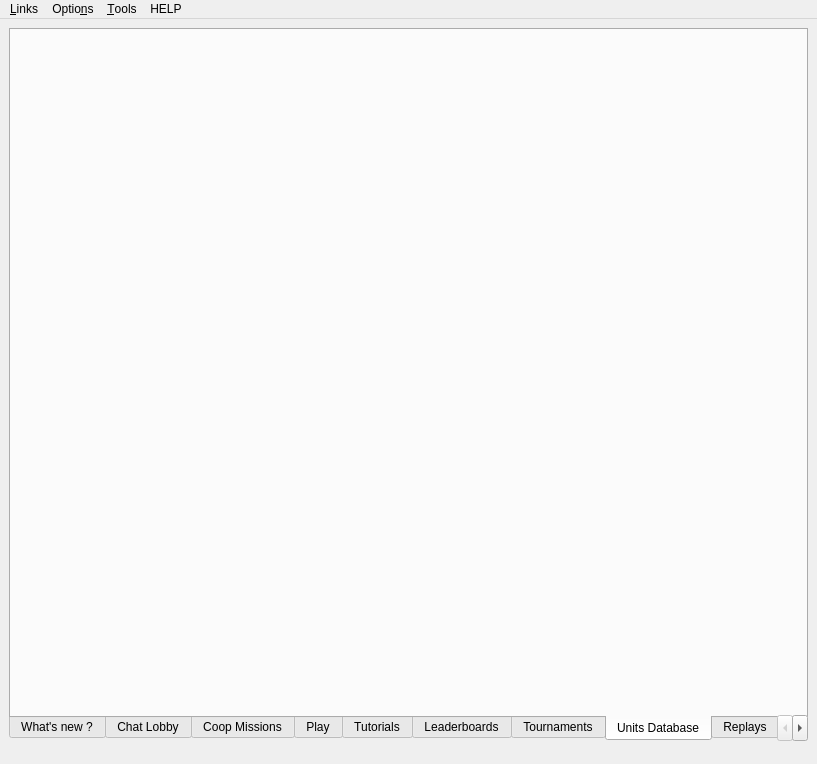
<?xml version="1.0" encoding="UTF-8"?>
<ui version="4.0">
 <class>mainwindow</class>
 <widget class="QMainWindow" name="mainwindow">
  <property name="geometry">
   <rect>
    <x>0</x>
    <y>0</y>
    <width>817</width>
    <height>764</height>
   </rect>
  </property>
  <property name="minimumSize">
   <size>
    <width>600</width>
    <height>400</height>
   </size>
  </property>
  <property name="windowTitle">
   <string>FA Forever</string>
  </property>
  <property name="statusTip">
   <string/>
  </property>
  <property name="autoFillBackground">
   <bool>false</bool>
  </property>
  <property name="styleSheet">
   <string notr="true"/>
  </property>
  <property name="toolButtonStyle">
   <enum>Qt::ToolButtonIconOnly</enum>
  </property>
  <property name="unifiedTitleAndToolBarOnMac">
   <bool>false</bool>
  </property>
  <widget class="QWidget" name="centralwidget">
   <property name="baseSize">
    <size>
     <width>100</width>
     <height>400</height>
    </size>
   </property>
   <layout class="QGridLayout" name="mainGridLayout">
    <property name="leftMargin">
     <number>9</number>
    </property>
    <property name="topMargin">
     <number>9</number>
    </property>
    <property name="rightMargin">
     <number>9</number>
    </property>
    <property name="bottomMargin">
     <number>9</number>
    </property>
    <property name="spacing">
     <number>0</number>
    </property>
    <item row="0" column="0">
     <layout class="QHBoxLayout" name="topLayout">
      <property name="spacing">
       <number>0</number>
      </property>
     </layout>
    </item>
    <item row="1" column="0">
     <widget class="QTabWidget" name="mainTabs">
      <property name="sizePolicy">
       <sizepolicy hsizetype="Expanding" vsizetype="Expanding">
        <horstretch>4</horstretch>
        <verstretch>0</verstretch>
       </sizepolicy>
      </property>
      <property name="focusPolicy">
       <enum>Qt::NoFocus</enum>
      </property>
      <property name="styleSheet">
       <string notr="true"/>
      </property>
      <property name="tabPosition">
       <enum>QTabWidget::South</enum>
      </property>
      <property name="tabShape">
       <enum>QTabWidget::Rounded</enum>
      </property>
      <property name="currentIndex">
       <number>7</number>
      </property>
      <property name="iconSize">
       <size>
        <width>30</width>
        <height>30</height>
       </size>
      </property>
      <property name="documentMode">
       <bool>false</bool>
      </property>
      <property name="movable">
       <bool>false</bool>
      </property>
      <widget class="QWidget" name="whatNewTab">
       <attribute name="title">
        <string>What's new ?</string>
       </attribute>
       <layout class="QVBoxLayout" name="verticalLayout">
        <property name="spacing">
         <number>0</number>
        </property>
        <property name="leftMargin">
         <number>0</number>
        </property>
        <property name="topMargin">
         <number>0</number>
        </property>
        <property name="rightMargin">
         <number>0</number>
        </property>
        <property name="bottomMargin">
         <number>0</number>
        </property>
       </layout>
      </widget>
      <widget class="QWidget" name="chatTab">
       <attribute name="title">
        <string>Chat Lobby</string>
       </attribute>
       <layout class="QGridLayout" name="gridLayout">
        <property name="leftMargin">
         <number>6</number>
        </property>
        <property name="topMargin">
         <number>6</number>
        </property>
        <property name="rightMargin">
         <number>6</number>
        </property>
        <property name="bottomMargin">
         <number>6</number>
        </property>
       </layout>
      </widget>
      <widget class="QWidget" name="coopTab">
       <attribute name="title">
        <string>Coop Missions</string>
       </attribute>
       <layout class="QGridLayout" name="gridLayout_14"/>
      </widget>
      <widget class="QWidget" name="gamesTab">
       <attribute name="title">
        <string>Play</string>
       </attribute>
       <layout class="QGridLayout" name="gridLayout_7">
        <property name="leftMargin">
         <number>6</number>
        </property>
        <property name="topMargin">
         <number>6</number>
        </property>
        <property name="rightMargin">
         <number>6</number>
        </property>
        <property name="bottomMargin">
         <number>6</number>
        </property>
       </layout>
      </widget>
      <widget class="QWidget" name="tutorialsTab">
       <attribute name="title">
        <string>Tutorials</string>
       </attribute>
       <layout class="QGridLayout" name="gridLayout_5">
        <property name="leftMargin">
         <number>6</number>
        </property>
        <property name="topMargin">
         <number>6</number>
        </property>
        <property name="rightMargin">
         <number>6</number>
        </property>
        <property name="bottomMargin">
         <number>6</number>
        </property>
       </layout>
      </widget>
      <widget class="QWidget" name="ladderTab">
       <attribute name="title">
        <string>Leaderboards</string>
       </attribute>
       <layout class="QGridLayout" name="gridLayout_4">
        <property name="leftMargin">
         <number>6</number>
        </property>
        <property name="topMargin">
         <number>6</number>
        </property>
        <property name="rightMargin">
         <number>6</number>
        </property>
        <property name="bottomMargin">
         <number>6</number>
        </property>
       </layout>
      </widget>
      <widget class="QWidget" name="tourneyTab">
       <attribute name="title">
        <string>Tournaments</string>
       </attribute>
       <layout class="QGridLayout" name="gridLayout_13">
        <property name="leftMargin">
         <number>6</number>
        </property>
        <property name="topMargin">
         <number>6</number>
        </property>
        <property name="rightMargin">
         <number>6</number>
        </property>
        <property name="bottomMargin">
         <number>6</number>
        </property>
       </layout>
      </widget>
      <widget class="QWidget" name="unitdbTab">
       <property name="sizePolicy">
        <sizepolicy hsizetype="Expanding" vsizetype="Expanding">
         <horstretch>0</horstretch>
         <verstretch>0</verstretch>
        </sizepolicy>
       </property>
       <attribute name="title">
        <string>Units Database</string>
       </attribute>
       <layout class="QVBoxLayout" name="verticalLayout_2"/>
      </widget>
      <widget class="QWidget" name="replaysTab">
       <attribute name="title">
        <string>Replays</string>
       </attribute>
       <layout class="QGridLayout" name="gridLayout_2">
        <property name="leftMargin">
         <number>6</number>
        </property>
        <property name="topMargin">
         <number>6</number>
        </property>
        <property name="rightMargin">
         <number>6</number>
        </property>
        <property name="bottomMargin">
         <number>6</number>
        </property>
       </layout>
      </widget>
      <widget class="QWidget" name="vaultsTab">
       <attribute name="title">
        <string>Vaults</string>
       </attribute>
       <layout class="QGridLayout" name="gridLayout_9">
        <property name="leftMargin">
         <number>6</number>
        </property>
        <property name="topMargin">
         <number>6</number>
        </property>
        <property name="rightMargin">
         <number>6</number>
        </property>
        <property name="bottomMargin">
         <number>6</number>
        </property>
        <item row="0" column="0">
         <widget class="QTabWidget" name="topTabs">
          <property name="currentIndex">
           <number>0</number>
          </property>
          <widget class="QWidget" name="mapsTab">
           <attribute name="title">
            <string>Maps</string>
           </attribute>
           <layout class="QGridLayout" name="gridLayout_11">
            <property name="leftMargin">
             <number>0</number>
            </property>
            <property name="topMargin">
             <number>0</number>
            </property>
            <property name="rightMargin">
             <number>0</number>
            </property>
            <property name="bottomMargin">
             <number>0</number>
            </property>
           </layout>
          </widget>
          <widget class="QWidget" name="modsTab">
           <attribute name="title">
            <string>Mods</string>
           </attribute>
           <layout class="QGridLayout" name="gridLayout_12">
            <property name="leftMargin">
             <number>0</number>
            </property>
            <property name="topMargin">
             <number>0</number>
            </property>
            <property name="rightMargin">
             <number>0</number>
            </property>
            <property name="bottomMargin">
             <number>0</number>
            </property>
           </layout>
          </widget>
         </widget>
        </item>
       </layout>
      </widget>
     </widget>
    </item>
    <item row="2" column="0">
     <widget class="QLabel" name="labelAutomatchInfo">
      <property name="minimumSize">
       <size>
        <width>0</width>
        <height>0</height>
       </size>
      </property>
      <property name="font">
       <font>
        <weight>75</weight>
        <bold>true</bold>
       </font>
      </property>
      <property name="text">
       <string/>
      </property>
      <property name="alignment">
       <set>Qt::AlignCenter</set>
      </property>
     </widget>
    </item>
   </layout>
  </widget>
  <widget class="QMenuBar" name="menubar">
   <property name="geometry">
    <rect>
     <x>0</x>
     <y>0</y>
     <width>817</width>
     <height>27</height>
    </rect>
   </property>
   <widget class="QMenu" name="menuOptions">
    <property name="title">
     <string>Optio&amp;ns</string>
    </property>
    <widget class="QMenu" name="menuSettings">
     <property name="title">
      <string>&amp;Settings...</string>
     </property>
     <addaction name="actionSetAutoLogin"/>
     <addaction name="actionSetAutoDownloadMods"/>
     <addaction name="actionSetAutoDownloadMaps"/>
     <addaction name="actionSetAutoGenerateMaps"/>
     <addaction name="separator"/>
     <addaction name="actionLink_account_to_Steam"/>
     <addaction name="separator"/>
     <addaction name="actionSetGamePath"/>
     <addaction name="actionSaveGamelogs"/>
     <addaction name="separator"/>
     <addaction name="actionVaultFallback"/>
    </widget>
    <widget class="QMenu" name="menuTheme">
     <property name="tearOffEnabled">
      <bool>false</bool>
     </property>
     <property name="title">
      <string>&amp;Theme...</string>
     </property>
    </widget>
    <widget class="QMenu" name="menuClear">
     <property name="title">
      <string>C&amp;lear Data...</string>
     </property>
     <addaction name="actionClearCache"/>
     <addaction name="actionClearSettings"/>
     <addaction name="separator"/>
     <addaction name="actionClearGameFiles"/>
     <addaction name="actionClearMapGenerators"/>
    </widget>
    <widget class="QMenu" name="menuChat">
     <property name="title">
      <string>&amp;Chat...</string>
     </property>
     <widget class="QMenu" name="menuHide_chatter">
      <property name="title">
       <string>&amp;Hide chatter...</string>
      </property>
      <addaction name="actionHideChatterRank"/>
      <addaction name="actionHideChatterAvatar"/>
      <addaction name="actionHideChatterCountry"/>
      <addaction name="actionHideChatterNick"/>
      <addaction name="actionHideChatterStatus"/>
      <addaction name="actionHideChatterMap"/>
     </widget>
     <addaction name="actionColoredNicknames"/>
     <addaction name="actionFriendsOnTop"/>
     <addaction name="actionSetNewbiesChannel"/>
     <addaction name="actionSetAutoJoinChannels"/>
     <addaction name="actionSetJoinsParts"/>
     <addaction name="actionSetOpenGames"/>
     <addaction name="actionSetLiveReplays"/>
     <addaction name="actionSetSoundEffects"/>
     <addaction name="actionIgnoreFoes"/>
     <addaction name="actionLanguageChannels"/>
     <addaction name="menuHide_chatter"/>
    </widget>
    <widget class="QMenu" name="menuNotifications">
     <property name="title">
      <string>&amp;Notifications...</string>
     </property>
     <addaction name="actionNsEnabled"/>
     <addaction name="actionNsSettings"/>
    </widget>
    <widget class="QMenu" name="menuLocalPath">
     <property name="title">
      <string>Show &amp;Paths...</string>
     </property>
     <addaction name="actionShowMapsDir"/>
     <addaction name="actionShowModsDir"/>
     <addaction name="actionShowReplaysDir"/>
     <addaction name="actionShowThemesDir"/>
     <addaction name="actionShowGamePrefs"/>
     <addaction name="actionShowClientConfigFile"/>
    </widget>
    <widget class="QMenu" name="menuUpdates">
     <property name="title">
      <string>&amp;Updates...</string>
     </property>
     <addaction name="actionCheck_for_Updates"/>
     <addaction name="actionUpdate_Settings"/>
    </widget>
    <widget class="QMenu" name="menuKeep_game_files_in_cache">
     <property name="title">
      <string>Keep game files in cache...</string>
     </property>
     <addaction name="actionDoNotKeep"/>
     <addaction name="actionForever"/>
     <addaction name="separator"/>
     <addaction name="actionSetYourOwnTimeInterval"/>
     <addaction name="separator"/>
     <addaction name="actionKeepCacheWhileInSession"/>
    </widget>
    <widget class="QMenu" name="menuICE_Adapter">
     <property name="title">
      <string>ICE Adapter...</string>
     </property>
     <addaction name="actionEnableIceAdapterInfoWindow"/>
     <addaction name="actionSetIceAdapterWindowLaunchDelay"/>
    </widget>
    <addaction name="menuSettings"/>
    <addaction name="menuChat"/>
    <addaction name="menuTheme"/>
    <addaction name="menuNotifications"/>
    <addaction name="menuUpdates"/>
    <addaction name="menuICE_Adapter"/>
    <addaction name="separator"/>
    <addaction name="menuKeep_game_files_in_cache"/>
    <addaction name="separator"/>
    <addaction name="menuLocalPath"/>
    <addaction name="menuClear"/>
   </widget>
   <widget class="QMenu" name="menuHelp">
    <property name="title">
     <string>HELP</string>
    </property>
    <addaction name="actionWiki"/>
    <addaction name="separator"/>
    <addaction name="actionTechSupport"/>
    <addaction name="actionShowLogs"/>
    <addaction name="separator"/>
    <addaction name="actionAbout"/>
   </widget>
   <widget class="QMenu" name="menuLinks">
    <property name="title">
     <string>&amp;Links</string>
    </property>
    <addaction name="actionLinkUnitDB"/>
    <addaction name="actionLinkMapPool"/>
    <addaction name="separator"/>
    <addaction name="actionLinkWebsite"/>
    <addaction name="actionLinkForums"/>
    <addaction name="actionLinkWiki"/>
    <addaction name="actionLinkGitHub"/>
   </widget>
   <widget class="QMenu" name="menuTools">
    <property name="title">
     <string>&amp;Tools</string>
    </property>
    <addaction name="actionCheckPlayerAliases"/>
   </widget>
   <addaction name="menuLinks"/>
   <addaction name="menuOptions"/>
   <addaction name="menuTools"/>
   <addaction name="menuHelp"/>
  </widget>
  <action name="actionAbout">
   <property name="text">
    <string>&amp;About FAF</string>
   </property>
  </action>
  <action name="actionLinkWebsite">
   <property name="text">
    <string>&amp;Website</string>
   </property>
  </action>
  <action name="actionLinkWiki">
   <property name="text">
    <string>W&amp;iki</string>
   </property>
  </action>
  <action name="actionLinkGitHub">
   <property name="text">
    <string>&amp;GitHub</string>
   </property>
  </action>
  <action name="actionShowLogs">
   <property name="text">
    <string>&amp;Show Logs</string>
   </property>
  </action>
  <action name="actionReportBug">
   <property name="text">
    <string>Report a Bug</string>
   </property>
  </action>
  <action name="actionLinkForums">
   <property name="text">
    <string>&amp;Forums</string>
   </property>
  </action>
  <action name="actionLinkUnitDB">
   <property name="text">
    <string>&amp;Unit List</string>
   </property>
  </action>
  <action name="actionTechSupport">
   <property name="text">
    <string>&amp;Tech Support</string>
   </property>
  </action>
  <action name="actionSetAutoLogin">
   <property name="checkable">
    <bool>true</bool>
   </property>
   <property name="text">
    <string>&amp;Automatic Login</string>
   </property>
  </action>
  <action name="actionSetNewbiesChannel">
   <property name="checkable">
    <bool>true</bool>
   </property>
   <property name="text">
    <string>&amp;Use Newbies Channel</string>
   </property>
  </action>
  <action name="actionSetAutoJoinChannels">
   <property name="text">
    <string>Set &amp;autojoin channels</string>
   </property>
  </action>
  <action name="actionSetAutoDownloadMods">
   <property name="checkable">
    <bool>true</bool>
   </property>
   <property name="text">
    <string>Automatic &amp;Downloading of Mods</string>
   </property>
  </action>
  <action name="actionSetAutoDownloadMaps">
   <property name="checkable">
    <bool>true</bool>
   </property>
   <property name="text">
    <string>Automatic Downloading &amp;of Maps</string>
   </property>
  </action>
  <action name="actionClearCache">
   <property name="text">
    <string>&amp;Cache</string>
   </property>
  </action>
  <action name="actionClearLogs">
   <property name="text">
    <string>Logs</string>
   </property>
  </action>
  <action name="actionClearSettings">
   <property name="text">
    <string>&amp;Settings</string>
   </property>
  </action>
  <action name="actionClearGameFiles">
   <property name="text">
    <string>&amp;Game Files</string>
   </property>
  </action>
  <action name="actionSetGamePath">
   <property name="text">
    <string>&amp;Game Path...</string>
   </property>
  </action>
  <action name="actionSetSoundEffects">
   <property name="checkable">
    <bool>true</bool>
   </property>
   <property name="checked">
    <bool>true</bool>
   </property>
   <property name="enabled">
    <bool>true</bool>
   </property>
   <property name="text">
    <string>&amp;Sound Effects</string>
   </property>
  </action>
  <action name="actionMessages">
   <property name="text">
    <string>Messages</string>
   </property>
  </action>
  <action name="actionJoin_Part_Messages">
   <property name="checkable">
    <bool>true</bool>
   </property>
   <property name="checked">
    <bool>true</bool>
   </property>
   <property name="text">
    <string>Joins / Parts</string>
   </property>
  </action>
  <action name="actionAnnounce_Games">
   <property name="text">
    <string>Open Games</string>
   </property>
  </action>
  <action name="actionLive_Replays">
   <property name="text">
    <string>Live Replays</string>
   </property>
  </action>
  <action name="actionSetJoinsParts">
   <property name="checkable">
    <bool>true</bool>
   </property>
   <property name="text">
    <string>&amp;Joins / Parts</string>
   </property>
  </action>
  <action name="actionSetOpenGames">
   <property name="checkable">
    <bool>true</bool>
   </property>
   <property name="checked">
    <bool>true</bool>
   </property>
   <property name="text">
    <string>Friend &amp;Games</string>
   </property>
  </action>
  <action name="actionSetLiveReplays">
   <property name="checkable">
    <bool>true</bool>
   </property>
   <property name="checked">
    <bool>true</bool>
   </property>
   <property name="text">
    <string>Friend &amp;Replays</string>
   </property>
  </action>
  <action name="actionSaveGamelogs">
   <property name="checkable">
    <bool>true</bool>
   </property>
   <property name="text">
    <string>&amp;Save game logs</string>
   </property>
  </action>
  <action name="actionColoredNicknames">
   <property name="checkable">
    <bool>true</bool>
   </property>
   <property name="text">
    <string>&amp;Colored nicknames</string>
   </property>
  </action>
  <action name="actionFriendsOnTop">
   <property name="checkable">
    <bool>true</bool>
   </property>
   <property name="text">
    <string>&amp;Friends on top</string>
   </property>
  </action>
  <action name="actionWiki">
   <property name="text">
    <string>&amp;Wiki</string>
   </property>
  </action>
  <action name="actionLink_account_to_Steam">
   <property name="text">
    <string>&amp;Link account to Steam</string>
   </property>
  </action>
  <action name="actionTestingConnections">
   <property name="text">
    <string>Test Proxy Server</string>
   </property>
  </action>
  <action name="actionNotifications">
   <property name="text">
    <string>Notifications...</string>
   </property>
  </action>
  <action name="actionEnabled">
   <property name="text">
    <string>Enabled</string>
   </property>
  </action>
  <action name="actionNsEnabled">
   <property name="checkable">
    <bool>true</bool>
   </property>
   <property name="checked">
    <bool>true</bool>
   </property>
   <property name="text">
    <string>&amp;Enabled</string>
   </property>
  </action>
  <action name="actionNsSettings">
   <property name="text">
    <string>&amp;Settings</string>
   </property>
  </action>
  <action name="actionShowModsDir">
   <property name="text">
    <string>Show &amp;mods folder</string>
   </property>
  </action>
  <action name="actionShowReplaysDir">
   <property name="text">
    <string>Show &amp;replays folder</string>
   </property>
  </action>
  <action name="actionShowMapsDir">
   <property name="text">
    <string>&amp;Show maps folder</string>
   </property>
  </action>
  <action name="actionPath">
   <property name="text">
    <string>&amp;Path...</string>
   </property>
  </action>
  <action name="actionShowGamePrefs">
   <property name="text">
    <string>Show &amp;game.prefs</string>
   </property>
  </action>
  <action name="actionCheck_for_Updates">
   <property name="text">
    <string>&amp;Check for Updates</string>
   </property>
  </action>
  <action name="actionUpdate_Settings">
   <property name="text">
    <string>&amp;Update Settings...</string>
   </property>
  </action>
  <action name="actionShowThemesDir">
   <property name="text">
    <string>Show &amp;themes folder</string>
   </property>
  </action>
  <action name="actionLinkMapPool">
   <property name="text">
    <string>&amp;Ladder Map Pool</string>
   </property>
  </action>
  <action name="actionCheckPlayerAliases">
   <property name="text">
    <string>&amp;Check player aliases</string>
   </property>
  </action>
  <action name="actionIgnoreFoes">
   <property name="checkable">
    <bool>true</bool>
   </property>
   <property name="checked">
    <bool>true</bool>
   </property>
   <property name="text">
    <string>&amp;Ignore foes</string>
   </property>
  </action>
  <action name="actionShowClientConfigFile">
   <property name="text">
    <string>Show &amp;client config file</string>
   </property>
  </action>
  <action name="actionHideChatterNick">
   <property name="checkable">
    <bool>true</bool>
   </property>
   <property name="text">
    <string>&amp;Nick</string>
   </property>
  </action>
  <action name="actionHideChatterMap">
   <property name="checkable">
    <bool>true</bool>
   </property>
   <property name="text">
    <string>&amp;Map</string>
   </property>
  </action>
  <action name="actionHideChatterRank">
   <property name="checkable">
    <bool>true</bool>
   </property>
   <property name="text">
    <string>&amp;Rank</string>
   </property>
  </action>
  <action name="actionHideChatterAvatar">
   <property name="checkable">
    <bool>true</bool>
   </property>
   <property name="text">
    <string>&amp;Avatar</string>
   </property>
  </action>
  <action name="actionHideChatterCountry">
   <property name="checkable">
    <bool>true</bool>
   </property>
   <property name="text">
    <string>&amp;Country</string>
   </property>
  </action>
  <action name="actionHideChatterStatus">
   <property name="checkable">
    <bool>true</bool>
   </property>
   <property name="text">
    <string>&amp;Status</string>
   </property>
  </action>
  <action name="actionLanguageChannels">
   <property name="text">
    <string>Language channels</string>
   </property>
  </action>
  <action name="actionDoNotKeep">
   <property name="checkable">
    <bool>true</bool>
   </property>
   <property name="checked">
    <bool>true</bool>
   </property>
   <property name="text">
    <string>Do not keep</string>
   </property>
  </action>
  <action name="action15Days">
   <property name="checkable">
    <bool>true</bool>
   </property>
   <property name="text">
    <string>15 days</string>
   </property>
  </action>
  <action name="action30Days">
   <property name="checkable">
    <bool>true</bool>
   </property>
   <property name="text">
    <string>30 days</string>
   </property>
  </action>
  <action name="action60Days">
   <property name="checkable">
    <bool>true</bool>
   </property>
   <property name="text">
    <string>60 days</string>
   </property>
  </action>
  <action name="actionForever">
   <property name="checkable">
    <bool>true</bool>
   </property>
   <property name="text">
    <string>Forever</string>
   </property>
  </action>
  <action name="actionSetYourOwnTimeInterval">
   <property name="checkable">
    <bool>true</bool>
   </property>
   <property name="text">
    <string>Set your own time interval</string>
   </property>
  </action>
  <action name="actionKeepCacheWhileInSession">
   <property name="checkable">
    <bool>true</bool>
   </property>
   <property name="text">
    <string>Keep cache while in session</string>
   </property>
  </action>
  <action name="actionSetAutoGenerateMaps">
   <property name="checkable">
    <bool>true</bool>
   </property>
   <property name="text">
    <string>Automatic Generating of Maps</string>
   </property>
  </action>
  <action name="actionClearMapGenerators">
   <property name="text">
    <string>Map Generators</string>
   </property>
  </action>
  <action name="actionVaultFallback">
   <property name="checkable">
    <bool>true</bool>
   </property>
   <property name="text">
    <string>Vault fallback location</string>
   </property>
   <property name="toolTip">
    <string>Sets &quot;ProgramData/FAForever/user&quot; instead of &quot;User/Documents&quot; folder as personal directory</string>
   </property>
  </action>
  <action name="actionEnableIceAdapterInfoWindow">
   <property name="checkable">
    <bool>true</bool>
   </property>
   <property name="text">
    <string>Enable info window</string>
   </property>
  </action>
  <action name="actionSetIceAdapterWindowLaunchDelay">
   <property name="checkable">
    <bool>false</bool>
   </property>
   <property name="enabled">
    <bool>true</bool>
   </property>
   <property name="text">
    <string>Set window launch delay...</string>
   </property>
  </action>
 </widget>
 <resources/>
 <connections/>
</ui>
